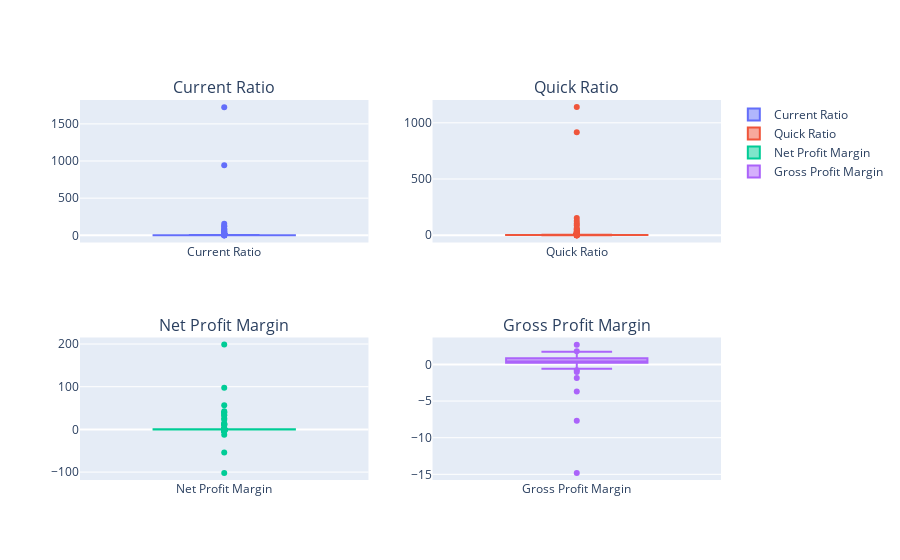

The cell this chart's notebook holds for it:
### Markdown cell above
### Exlorando a distribuição de algumas features

### Code cell
import plotly.graph_objects as go
from plotly.subplots import make_subplots

fig = make_subplots(
    rows=2, cols=2,
    subplot_titles=[
        "Current Ratio",
        "Quick Ratio",
        "Net Profit Margin",
        "Gross Profit Margin"
    ]
)

fig.add_trace(
    go.Box(y=df_credit["currentRatio"], name="Current Ratio"),
    row=1, col=1
)

fig.add_trace(
    go.Box(y=df_credit["quickRatio"], name="Quick Ratio"),
    row=1, col=2
)

fig.add_trace(
    go.Box(y=df_credit["netProfitMargin"], name="Net Profit Margin"),
    row=2, col=1
)

fig.add_trace(
    go.Box(y=df_credit["grossProfitMargin"], name="Gross Profit Margin"),
    row=2, col=2
)

fig.show()

### Figure 1 — Plotly figure (JSON) as saved in the notebook; plotly's stock layout.template omitted (floating-point values rounded to 4 significant figures; data arrays with more than 128 entries replaced by an {"elided": "..."} marker saying what was removed)
{"data": [{"name": "Current Ratio", "type": "box", "xaxis": "x", "y": {"elided": "2029 float values"}, "yaxis": "y"}, {"name": "Quick Ratio", "type": "box", "xaxis": "x2", "y": {"elided": "2029 float values"}, "yaxis": "y2"}, {"name": "Net Profit Margin", "type": "box", "xaxis": "x3", "y": {"elided": "2029 float values"}, "yaxis": "y3"}, {"name": "Gross Profit Margin", "type": "box", "xaxis": "x4", "y": {"elided": "2029 float values"}, "yaxis": "y4"}], "layout": {"annotations": [{"font": {"size": 16}, "showarrow": false, "text": "Current Ratio", "x": 0.225, "xanchor": "center", "xref": "paper", "y": 1, "yanchor": "bottom", "yref": "paper"}, {"font": {"size": 16}, "showarrow": false, "text": "Quick Ratio", "x": 0.775, "xanchor": "center", "xref": "paper", "y": 1, "yanchor": "bottom", "yref": "paper"}, {"font": {"size": 16}, "showarrow": false, "text": "Net Profit Margin", "x": 0.225, "xanchor": "center", "xref": "paper", "y": 0.375, "yanchor": "bottom", "yref": "paper"}, {"font": {"size": 16}, "showarrow": false, "text": "Gross Profit Margin", "x": 0.775, "xanchor": "center", "xref": "paper", "y": 0.375, "yanchor": "bottom", "yref": "paper"}], "xaxis": {"anchor": "y", "domain": [0, 0.45]}, "xaxis2": {"anchor": "y2", "domain": [0.55, 1]}, "xaxis3": {"anchor": "y3", "domain": [0, 0.45]}, "xaxis4": {"anchor": "y4", "domain": [0.55, 1]}, "yaxis": {"anchor": "x", "domain": [0.625, 1]}, "yaxis2": {"anchor": "x2", "domain": [0.625, 1]}, "yaxis3": {"anchor": "x3", "domain": [0, 0.375]}, "yaxis4": {"anchor": "x4", "domain": [0, 0.375]}}}
